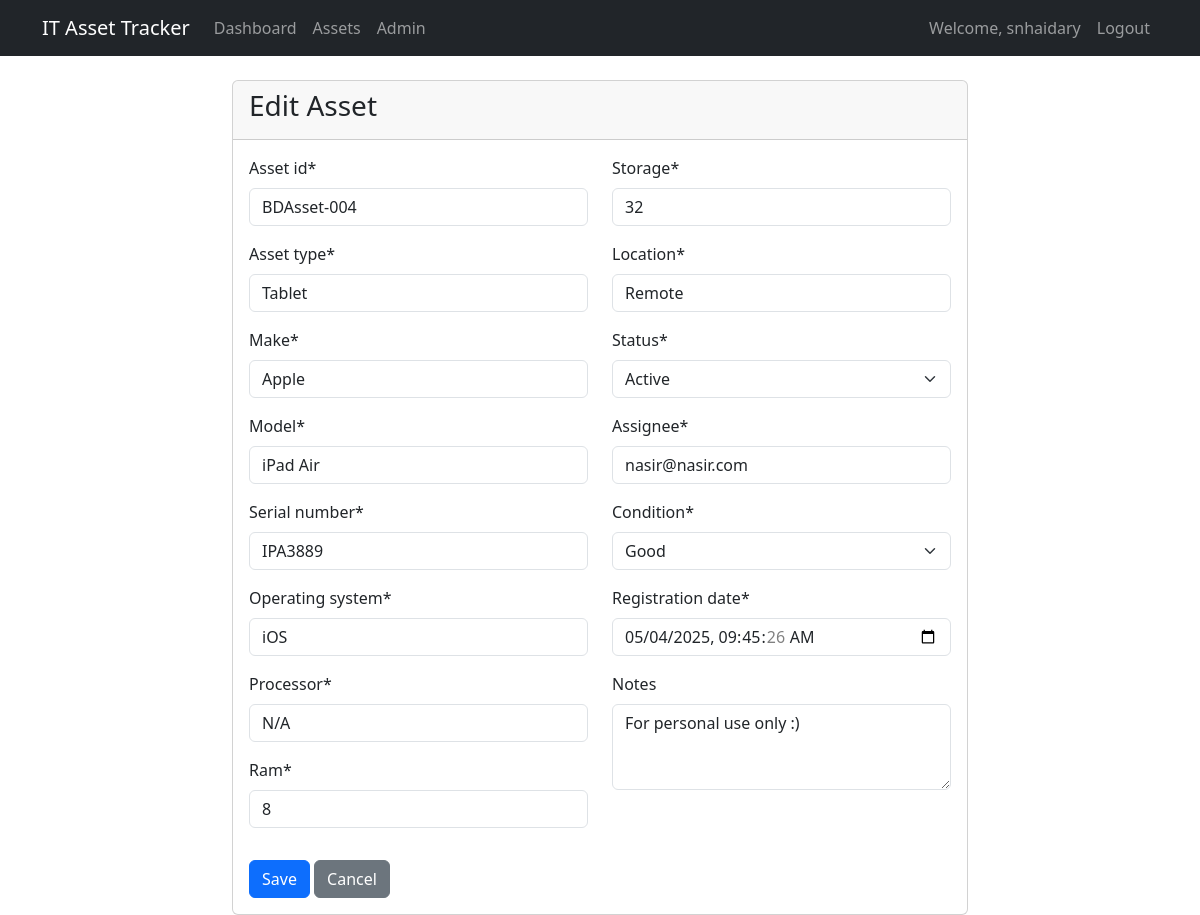
Page /assets/5/update/ (signed in) on the committed database.
### assets/models.py (models this page shows, shortened)
class Asset(models.Model):
    STATUS_CHOICES = [
        ('ACTIVE', 'Active'),
        ('INACTIVE', 'Inactive'),
        ('MAINTENANCE', 'Under Maintenance'),
        ('RETIRED', 'Retired'),
    ]
    CONDITION_CHOICES = [
        ('NEW', 'New'),
        ('GOOD', 'Good'),
        ('FAIR', 'Fair'),
        ('POOR', 'Poor'),
    ]
    registration_date = models.DateTimeField(default=timezone.now)
    asset_id = models.CharField(max_length=50, unique=True)
    asset_type = models.CharField(max_length=100)
    make = models.CharField(max_length=100)
    model = models.CharField(max_length=100)
    serial_number = models.CharField(max_length=100, unique=True)
    operating_system = models.CharField(max_length=100)
    processor = models.CharField(max_length=100)
    ram = models.IntegerField(validators=[MinValueValidator(0)])
    storage = models.IntegerField(validators=[MinValueValidator(0)])
    location = models.CharField(max_length=200)
    status = models.CharField(max_length=20, choices=STATUS_CHOICES, default='ACTIVE')
    assignee = models.EmailField()
    condition = models.CharField(max_length=20, choices=CONDITION_CHOICES, default='NEW')
    notes = models.TextField(blank=True)
    class Meta:
        ordering = ['-registration_date']

### assets/views.py (the view, shortened to what this page needs)
# urls.py: path('<int:pk>/update/', AssetUpdateView.as_view(), name='asset-update'),
class AssetUpdateView(LoginRequiredMixin, UpdateView):
    model = Asset
    form_class = AssetForm
    template_name = 'assets/asset_form.html'
    success_url = reverse_lazy('asset-list')

### assets/forms.py (shortened to what this page needs)
class AssetForm(forms.ModelForm):
    class Meta:
        model = Asset
        fields = '__all__'
        widgets = {
            'registration_date': forms.DateTimeInput(attrs={'type': 'datetime-local'}),
            'notes': forms.Textarea(attrs={'rows': 3}),
        }

### templates/assets/asset_form.html (shortened to what this page needs)
{% extends 'base.html' %}
{% load crispy_forms_tags %}
{% block content %}
<div class="row">
    <div class="col-md-8 offset-md-2">
        <div class="card">
            <div class="card-header">
                <h3 class="card-title">{% if form.instance.pk %}Edit Asset{% else %}New Asset{% endif %}</h3>
            </div>
            <div class="card-body">
                <form method="post" novalidate>
                    <div class="row">
                        <div class="col-md-6">
                            {{ form.asset_id|as_crispy_field }}
                            {{ form.asset_type|as_crispy_field }}
                            {{ form.make|as_crispy_field }}
                            {{ form.model|as_crispy_field }}
                            {{ form.serial_number|as_crispy_field }}
                            {{ form.operating_system|as_crispy_field }}
                            {{ form.processor|as_crispy_field }}
                            {{ form.ram|as_crispy_field }}
                        </div>
                        <div class="col-md-6">
                            {{ form.storage|as_crispy_field }}
                            {{ form.location|as_crispy_field }}
                            {{ form.status|as_crispy_field }}
                            {{ form.assignee|as_crispy_field }}
                            {{ form.condition|as_crispy_field }}
                            {{ form.registration_date|as_crispy_field }}
                            {{ form.notes|as_crispy_field }}
                        </div>
                    </div>
                    <div class="mt-3">
                        <button type="submit" class="btn btn-primary">Save</button>
                        <a href="{% url 'asset-list' %}" class="btn btn-secondary">Cancel</a>
                    </div>
                </form>
            </div>
        </div>
    </div>
</div>
{% endblock %}

### templates/base.html (shortened to what this page needs)
<!DOCTYPE html>
<html lang="en">
<head>
    <link href="https://cdn.jsdelivr.net/npm/bootstrap@5.3.0/dist/css/bootstrap.min.css" rel="stylesheet">
</head>
<body>
    <nav class="navbar navbar-expand-lg navbar-dark bg-dark">
        <div class="container">
            <a class="navbar-brand" href="{% url 'dashboard' %}">IT Asset Tracker</a>
            {% if user.is_authenticated %}
            <div class="collapse navbar-collapse" id="navbarNav">
                <ul class="navbar-nav">
                    <li class="nav-item">
                        <a class="nav-link {% if request.resolver_match.url_name == 'dashboard' %}active{% endif %}"
                           href="{% url 'dashboard' %}">Dashboard</a>
                    </li>
                    <li class="nav-item">
                        <a class="nav-link {% if request.resolver_match.url_name == 'asset-list' %}active{% endif %}"
                           href="{% url 'asset-list' %}">Assets</a>
                    </li>
                    {% if user.is_staff %}
                    <li class="nav-item">
                        <a class="nav-link" href="{% url 'admin:index' %}">Admin</a>
                    </li>
                    {% endif %}
                </ul>
                <div class="navbar-nav ms-auto">
                    <span class="nav-item nav-link">Welcome, {{ user.username }}</span>
                    <form method="post" action="{% url 'logout' %}" class="d-inline">
                        <button type="submit" class="btn nav-link">Logout</button>
                    </form>
                </div>
            </div>
            {% endif %}
        </div>
    </nav>
    <div class="container mt-4">
        {% block content %}{% endblock %}
    </div>
</body>
</html>

### rows in the picture
Asset: asset_id "BDAsset-004", asset_type "Tablet", make "Apple", model "iPad Air", serial_number "IPA3889", operating_system "iOS", processor "N/A", ram "8", storage "32", location "Remote", status "Active", assignee "nasir@nasir.com", condition "Good", registration_date "05/04/2025 09:45:26", notes "For personal use only :)"

### other values in the picture
{{ user.username }} "snhaidary"
